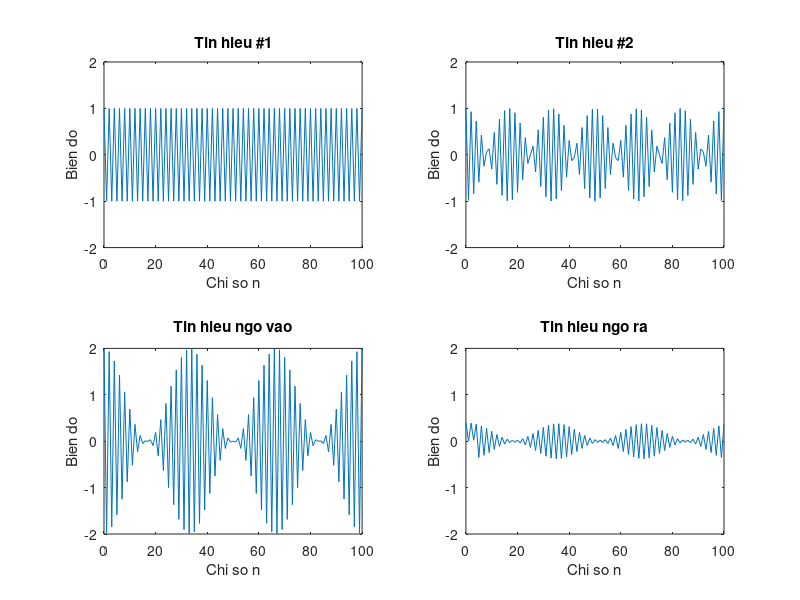

Source code (MATLAB):
figure('Color', [0 1 0],...
    'Name', 'Co',...
    'NumberTitle', 'off',...
    'MenuBar', 'none')
n = 0:100;
%Thanh phan sin tan so thap 
%s1 = cos(2*pi*0.05*n);
s1 = cos(2*pi*0.5*n); 
%Thanh phan sin tan so cao
s2 = cos(2*pi*0.47*n);
%s2 = 0;
%Tin hieu ngo vao
x = s1+s2;
%Bo loc thap qua
%M = 2;
M = 5;
b = ones(1,M); a =1;
y = filter(b,a,x)/M;
%Ve tin hieu truoc va sau khi loc
clf;
subplot(2,2,1);
plot(n, s1);
axis([0, 100, -2, 2]);
xlabel('Chi so n'); ylabel('Bien do');
title('Tin hieu #1');
subplot(2,2,2);
plot(n, s2);
axis([0, 100, -2, 2]);
xlabel('Chi so n'); ylabel('Bien do');
title('Tin hieu #2');
subplot(2,2,3);
plot(n,x);
axis([0, 100, -2, 2]);
xlabel('Chi so n'); ylabel('Bien do');
title('Tin hieu ngo vao');
subplot(2, 2, 4);
plot(n, y);
axis([0, 100, -2, 2])
xlabel('Chi so n'); ylabel('Bien do');
title('Tin hieu ngo ra');
axis;
